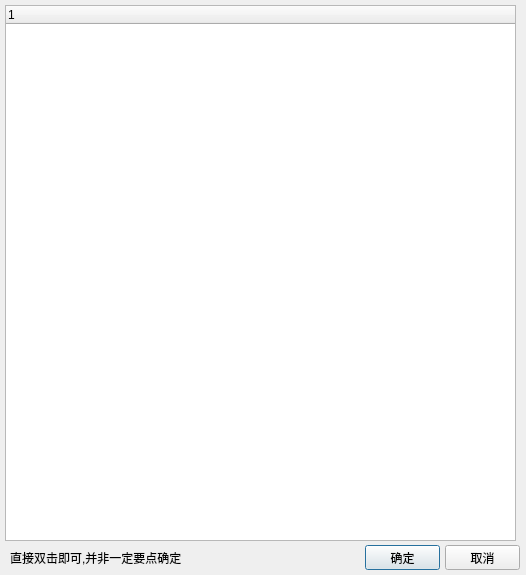
<?xml version="1.0" encoding="UTF-8"?>
<ui version="4.0">
 <class>bzh_ank_se_dialog_skill_select</class>
 <widget class="QDialog" name="bzh_ank_se_dialog_skill_select">
  <property name="geometry">
   <rect>
    <x>0</x>
    <y>0</y>
    <width>526</width>
    <height>575</height>
   </rect>
  </property>
  <property name="windowTitle">
   <string>战技\S爆发技</string>
  </property>
  <widget class="QTreeWidget" name="treeWidget">
   <property name="geometry">
    <rect>
     <x>5</x>
     <y>5</y>
     <width>511</width>
     <height>536</height>
    </rect>
   </property>
   <column>
    <property name="text">
     <string notr="true">1</string>
    </property>
   </column>
  </widget>
  <widget class="QPushButton" name="pushButton_ok">
   <property name="geometry">
    <rect>
     <x>365</x>
     <y>545</y>
     <width>75</width>
     <height>25</height>
    </rect>
   </property>
   <property name="text">
    <string>确定</string>
   </property>
  </widget>
  <widget class="QPushButton" name="pushButton_cancel">
   <property name="geometry">
    <rect>
     <x>445</x>
     <y>545</y>
     <width>75</width>
     <height>25</height>
    </rect>
   </property>
   <property name="text">
    <string>取消</string>
   </property>
  </widget>
  <widget class="QLabel" name="label">
   <property name="geometry">
    <rect>
     <x>10</x>
     <y>550</y>
     <width>181</width>
     <height>16</height>
    </rect>
   </property>
   <property name="text">
    <string>直接双击即可,并非一定要点确定</string>
   </property>
  </widget>
 </widget>
 <resources/>
 <connections/>
</ui>
